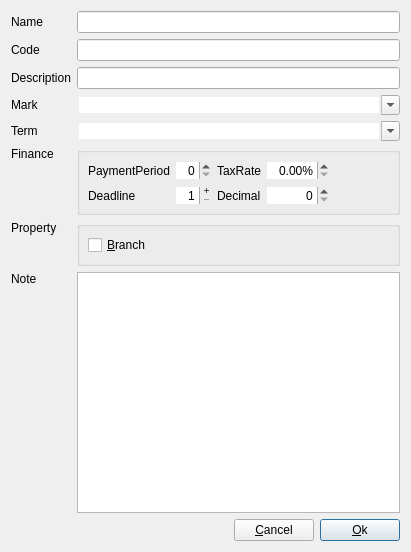
<?xml version="1.0" encoding="UTF-8"?>
<ui version="4.0">
 <class>EditNodeStakeholder</class>
 <widget class="QDialog" name="EditNodeStakeholder">
  <property name="geometry">
   <rect>
    <x>0</x>
    <y>0</y>
    <width>411</width>
    <height>552</height>
   </rect>
  </property>
  <layout class="QGridLayout" name="gridLayout_2">
   <item row="0" column="0">
    <widget class="QLabel" name="labName">
     <property name="sizePolicy">
      <sizepolicy hsizetype="Fixed" vsizetype="Preferred">
       <horstretch>0</horstretch>
       <verstretch>0</verstretch>
      </sizepolicy>
     </property>
     <property name="text">
      <string>Name</string>
     </property>
     <property name="buddy">
      <cstring>lineEditName</cstring>
     </property>
    </widget>
   </item>
   <item row="1" column="0">
    <widget class="QLabel" name="labCode">
     <property name="text">
      <string>Code</string>
     </property>
     <property name="buddy">
      <cstring>lineEditCode</cstring>
     </property>
    </widget>
   </item>
   <item row="2" column="0">
    <widget class="QLabel" name="labDescription">
     <property name="text">
      <string>Description</string>
     </property>
     <property name="buddy">
      <cstring>lineEditDescription</cstring>
     </property>
    </widget>
   </item>
   <item row="3" column="0">
    <widget class="QLabel" name="labMark">
     <property name="text">
      <string>Mark</string>
     </property>
     <property name="buddy">
      <cstring>comboMark</cstring>
     </property>
    </widget>
   </item>
   <item row="4" column="0">
    <widget class="QLabel" name="labelTerm">
     <property name="text">
      <string>Term</string>
     </property>
    </widget>
   </item>
   <item row="6" column="0">
    <widget class="QLabel" name="labProperty">
     <property name="sizePolicy">
      <sizepolicy hsizetype="Preferred" vsizetype="Preferred">
       <horstretch>0</horstretch>
       <verstretch>0</verstretch>
      </sizepolicy>
     </property>
     <property name="text">
      <string>Property</string>
     </property>
     <property name="alignment">
      <set>Qt::AlignLeading|Qt::AlignLeft|Qt::AlignTop</set>
     </property>
    </widget>
   </item>
   <item row="7" column="0">
    <widget class="QLabel" name="labNote">
     <property name="sizePolicy">
      <sizepolicy hsizetype="Preferred" vsizetype="Expanding">
       <horstretch>0</horstretch>
       <verstretch>0</verstretch>
      </sizepolicy>
     </property>
     <property name="text">
      <string>Note</string>
     </property>
     <property name="alignment">
      <set>Qt::AlignLeading|Qt::AlignLeft|Qt::AlignTop</set>
     </property>
     <property name="buddy">
      <cstring>plainTextEdit</cstring>
     </property>
    </widget>
   </item>
   <item row="7" column="1" colspan="4">
    <widget class="QPlainTextEdit" name="plainTextEdit">
     <property name="tabChangesFocus">
      <bool>true</bool>
     </property>
    </widget>
   </item>
   <item row="8" column="3">
    <widget class="QPushButton" name="pBtnCancel">
     <property name="sizePolicy">
      <sizepolicy hsizetype="Fixed" vsizetype="Fixed">
       <horstretch>0</horstretch>
       <verstretch>0</verstretch>
      </sizepolicy>
     </property>
     <property name="text">
      <string>&amp;Cancel</string>
     </property>
    </widget>
   </item>
   <item row="8" column="4">
    <widget class="QPushButton" name="pBtnOk">
     <property name="sizePolicy">
      <sizepolicy hsizetype="Fixed" vsizetype="Fixed">
       <horstretch>0</horstretch>
       <verstretch>0</verstretch>
      </sizepolicy>
     </property>
     <property name="text">
      <string>&amp;Ok</string>
     </property>
     <property name="default">
      <bool>true</bool>
     </property>
    </widget>
   </item>
   <item row="4" column="1" colspan="4">
    <widget class="QComboBox" name="comboTerm">
     <property name="sizePolicy">
      <sizepolicy hsizetype="Expanding" vsizetype="Fixed">
       <horstretch>0</horstretch>
       <verstretch>0</verstretch>
      </sizepolicy>
     </property>
     <property name="editable">
      <bool>true</bool>
     </property>
     <property name="insertPolicy">
      <enum>QComboBox::NoInsert</enum>
     </property>
     <property name="frame">
      <bool>false</bool>
     </property>
    </widget>
   </item>
   <item row="3" column="1" colspan="4">
    <widget class="QComboBox" name="comboMark">
     <property name="sizePolicy">
      <sizepolicy hsizetype="Expanding" vsizetype="Fixed">
       <horstretch>0</horstretch>
       <verstretch>0</verstretch>
      </sizepolicy>
     </property>
     <property name="editable">
      <bool>true</bool>
     </property>
     <property name="insertPolicy">
      <enum>QComboBox::NoInsert</enum>
     </property>
     <property name="frame">
      <bool>false</bool>
     </property>
    </widget>
   </item>
   <item row="2" column="1" colspan="4">
    <widget class="QLineEdit" name="lineEditDescription">
     <property name="sizePolicy">
      <sizepolicy hsizetype="Expanding" vsizetype="Fixed">
       <horstretch>0</horstretch>
       <verstretch>0</verstretch>
      </sizepolicy>
     </property>
    </widget>
   </item>
   <item row="1" column="1" colspan="4">
    <widget class="QLineEdit" name="lineEditCode">
     <property name="sizePolicy">
      <sizepolicy hsizetype="Expanding" vsizetype="Fixed">
       <horstretch>0</horstretch>
       <verstretch>0</verstretch>
      </sizepolicy>
     </property>
    </widget>
   </item>
   <item row="0" column="1" colspan="4">
    <widget class="QLineEdit" name="lineEditName">
     <property name="sizePolicy">
      <sizepolicy hsizetype="Expanding" vsizetype="Fixed">
       <horstretch>0</horstretch>
       <verstretch>0</verstretch>
      </sizepolicy>
     </property>
    </widget>
   </item>
   <item row="8" column="0" colspan="3">
    <spacer name="horizontalSpacer">
     <property name="orientation">
      <enum>Qt::Horizontal</enum>
     </property>
     <property name="sizeHint" stdset="0">
      <size>
       <width>111</width>
       <height>20</height>
      </size>
     </property>
    </spacer>
   </item>
   <item row="5" column="0">
    <widget class="QLabel" name="labProperty_2">
     <property name="sizePolicy">
      <sizepolicy hsizetype="Preferred" vsizetype="Preferred">
       <horstretch>0</horstretch>
       <verstretch>0</verstretch>
      </sizepolicy>
     </property>
     <property name="text">
      <string>Finance</string>
     </property>
     <property name="alignment">
      <set>Qt::AlignLeading|Qt::AlignLeft|Qt::AlignTop</set>
     </property>
    </widget>
   </item>
   <item row="5" column="1" colspan="4">
    <widget class="QGroupBox" name="groupBox_2">
     <property name="title">
      <string/>
     </property>
     <layout class="QGridLayout" name="gridLayout_3">
      <property name="leftMargin">
       <number>8</number>
      </property>
      <property name="topMargin">
       <number>8</number>
      </property>
      <property name="rightMargin">
       <number>8</number>
      </property>
      <property name="bottomMargin">
       <number>8</number>
      </property>
      <item row="0" column="4">
       <spacer name="horizontalSpacer_3">
        <property name="orientation">
         <enum>Qt::Horizontal</enum>
        </property>
        <property name="sizeHint" stdset="0">
         <size>
          <width>40</width>
          <height>20</height>
         </size>
        </property>
       </spacer>
      </item>
      <item row="0" column="0">
       <widget class="QLabel" name="labelPaymentPeriod">
        <property name="sizePolicy">
         <sizepolicy hsizetype="Preferred" vsizetype="Preferred">
          <horstretch>0</horstretch>
          <verstretch>0</verstretch>
         </sizepolicy>
        </property>
        <property name="text">
         <string>PaymentPeriod</string>
        </property>
       </widget>
      </item>
      <item row="0" column="1">
       <widget class="QSpinBox" name="spinBoxPaymentPeriod">
        <property name="frame">
         <bool>false</bool>
        </property>
        <property name="alignment">
         <set>Qt::AlignRight|Qt::AlignTrailing|Qt::AlignVCenter</set>
        </property>
        <property name="stepType">
         <enum>QAbstractSpinBox::AdaptiveDecimalStepType</enum>
        </property>
       </widget>
      </item>
      <item row="1" column="0">
       <widget class="QLabel" name="labelDeadline">
        <property name="text">
         <string>Deadline</string>
        </property>
       </widget>
      </item>
      <item row="1" column="1">
       <widget class="QDateEdit" name="dateEditDeadline">
        <property name="frame">
         <bool>false</bool>
        </property>
        <property name="alignment">
         <set>Qt::AlignRight|Qt::AlignTrailing|Qt::AlignVCenter</set>
        </property>
        <property name="buttonSymbols">
         <enum>QAbstractSpinBox::PlusMinus</enum>
        </property>
        <property name="displayFormat">
         <string>d</string>
        </property>
        <property name="calendarPopup">
         <bool>false</bool>
        </property>
        <property name="currentSectionIndex">
         <number>0</number>
        </property>
        <property name="timeSpec">
         <enum>Qt::LocalTime</enum>
        </property>
       </widget>
      </item>
      <item row="0" column="2">
       <widget class="QLabel" name="labelTaxRate">
        <property name="text">
         <string>TaxRate</string>
        </property>
       </widget>
      </item>
      <item row="0" column="3">
       <widget class="QDoubleSpinBox" name="dSpinBoxTaxRate">
        <property name="frame">
         <bool>false</bool>
        </property>
        <property name="alignment">
         <set>Qt::AlignRight|Qt::AlignTrailing|Qt::AlignVCenter</set>
        </property>
        <property name="suffix">
         <string>%</string>
        </property>
        <property name="stepType">
         <enum>QAbstractSpinBox::AdaptiveDecimalStepType</enum>
        </property>
       </widget>
      </item>
      <item row="1" column="2">
       <widget class="QLabel" name="labelDecimal">
        <property name="text">
         <string>Decimal</string>
        </property>
       </widget>
      </item>
      <item row="1" column="3">
       <widget class="QSpinBox" name="spinBoxDecimal">
        <property name="frame">
         <bool>false</bool>
        </property>
        <property name="alignment">
         <set>Qt::AlignRight|Qt::AlignTrailing|Qt::AlignVCenter</set>
        </property>
        <property name="maximum">
         <number>9</number>
        </property>
        <property name="stepType">
         <enum>QAbstractSpinBox::AdaptiveDecimalStepType</enum>
        </property>
       </widget>
      </item>
     </layout>
    </widget>
   </item>
   <item row="6" column="1" colspan="4">
    <widget class="QGroupBox" name="groupBox">
     <property name="title">
      <string/>
     </property>
     <layout class="QGridLayout" name="gridLayout">
      <property name="leftMargin">
       <number>8</number>
      </property>
      <property name="topMargin">
       <number>8</number>
      </property>
      <property name="rightMargin">
       <number>8</number>
      </property>
      <property name="bottomMargin">
       <number>8</number>
      </property>
      <item row="1" column="1">
       <widget class="QCheckBox" name="chkBoxBranch">
        <property name="text">
         <string>&amp;Branch</string>
        </property>
       </widget>
      </item>
      <item row="1" column="4">
       <spacer name="horizontalSpacer_2">
        <property name="orientation">
         <enum>Qt::Horizontal</enum>
        </property>
        <property name="sizeHint" stdset="0">
         <size>
          <width>40</width>
          <height>20</height>
         </size>
        </property>
       </spacer>
      </item>
     </layout>
    </widget>
   </item>
  </layout>
 </widget>
 <tabstops>
  <tabstop>lineEditName</tabstop>
  <tabstop>lineEditCode</tabstop>
  <tabstop>plainTextEdit</tabstop>
  <tabstop>pBtnOk</tabstop>
  <tabstop>pBtnCancel</tabstop>
 </tabstops>
 <resources/>
 <connections>
  <connection>
   <sender>pBtnCancel</sender>
   <signal>clicked()</signal>
   <receiver>EditNodeStakeholder</receiver>
   <slot>reject()</slot>
   <hints>
    <hint type="sourcelabel">
     <x>325</x>
     <y>581</y>
    </hint>
    <hint type="destinationlabel">
     <x>219</x>
     <y>574</y>
    </hint>
   </hints>
  </connection>
  <connection>
   <sender>pBtnOk</sender>
   <signal>clicked()</signal>
   <receiver>EditNodeStakeholder</receiver>
   <slot>accept()</slot>
   <hints>
    <hint type="sourcelabel">
     <x>389</x>
     <y>587</y>
    </hint>
    <hint type="destinationlabel">
     <x>45</x>
     <y>569</y>
    </hint>
   </hints>
  </connection>
 </connections>
</ui>
